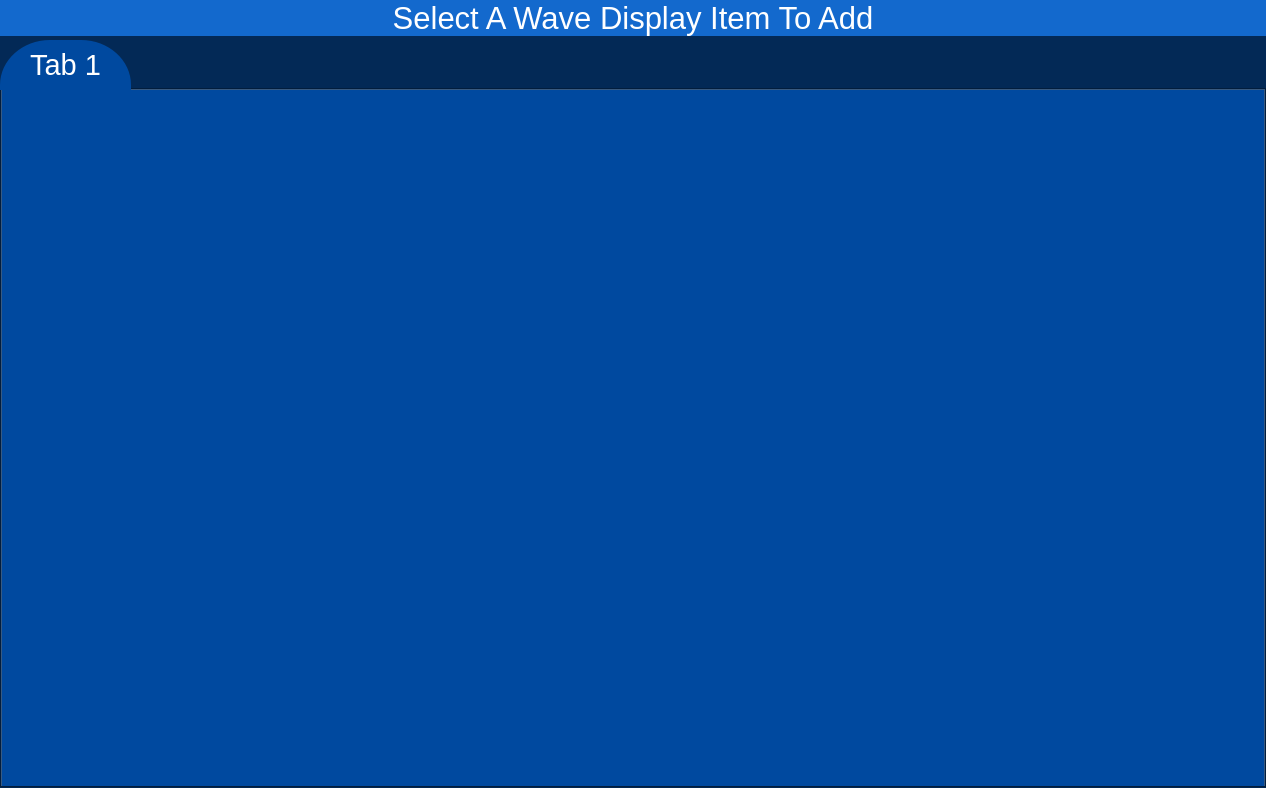
<?xml version="1.0" encoding="UTF-8"?>
<ui version="4.0">
 <class>Dialog_wave_selection</class>
 <widget class="QDialog" name="Dialog_wave_selection">
  <property name="windowModality">
   <enum>Qt::ApplicationModal</enum>
  </property>
  <property name="geometry">
   <rect>
    <x>0</x>
    <y>0</y>
    <width>1266</width>
    <height>788</height>
   </rect>
  </property>
  <property name="windowTitle">
   <string>Dialog</string>
  </property>
  <property name="styleSheet">
   <string notr="true">background-color: rgb(3, 41, 86);</string>
  </property>
  <property name="modal">
   <bool>true</bool>
  </property>
  <layout class="QVBoxLayout" name="verticalLayout" stretch="0,0">
   <property name="spacing">
    <number>4</number>
   </property>
   <property name="leftMargin">
    <number>0</number>
   </property>
   <property name="topMargin">
    <number>0</number>
   </property>
   <property name="rightMargin">
    <number>0</number>
   </property>
   <property name="bottomMargin">
    <number>0</number>
   </property>
   <item>
    <widget class="QLabel" name="title">
     <property name="font">
      <font>
       <pointsize>23</pointsize>
      </font>
     </property>
     <property name="styleSheet">
      <string notr="true">font-style:&quot;Arial&quot;;
color:rgb(255, 255, 255);
background-color:rgb(19,105,205);</string>
     </property>
     <property name="text">
      <string>Select A Wave Display Item To Add</string>
     </property>
     <property name="alignment">
      <set>Qt::AlignCenter</set>
     </property>
     <property name="margin">
      <number>5</number>
     </property>
    </widget>
   </item>
   <item>
    <widget class="QTabWidget" name="tabWidget">
     <property name="font">
      <font>
       <pointsize>22</pointsize>
      </font>
     </property>
     <property name="styleSheet">
      <string notr="true">QTabBar::tab{
margin-left : 0px;
border-top-left-radius: 50px 45px;
border-top-right-radius: 50px 45px;
padding:8px 30px;
}
QTabBar::tab:first{
margin-left : 0px;
}
QTabBar::tab:selected{
color: rgb(255, 255, 255);
background-color: rgb(0,73, 159);
}
QTabBar::tab:!selected{
color: rgb(255, 255, 255);
background-color: rgb(0, 52, 114);
}</string>
     </property>
     <property name="tabShape">
      <enum>QTabWidget::Rounded</enum>
     </property>
     <property name="currentIndex">
      <number>0</number>
     </property>
     <widget class="QWidget" name="tab">
      <property name="styleSheet">
       <string notr="true">background-color: rgb(0,73,159);</string>
      </property>
      <attribute name="title">
       <string>Tab 1</string>
      </attribute>
     </widget>
    </widget>
   </item>
  </layout>
 </widget>
 <resources/>
 <connections/>
</ui>
